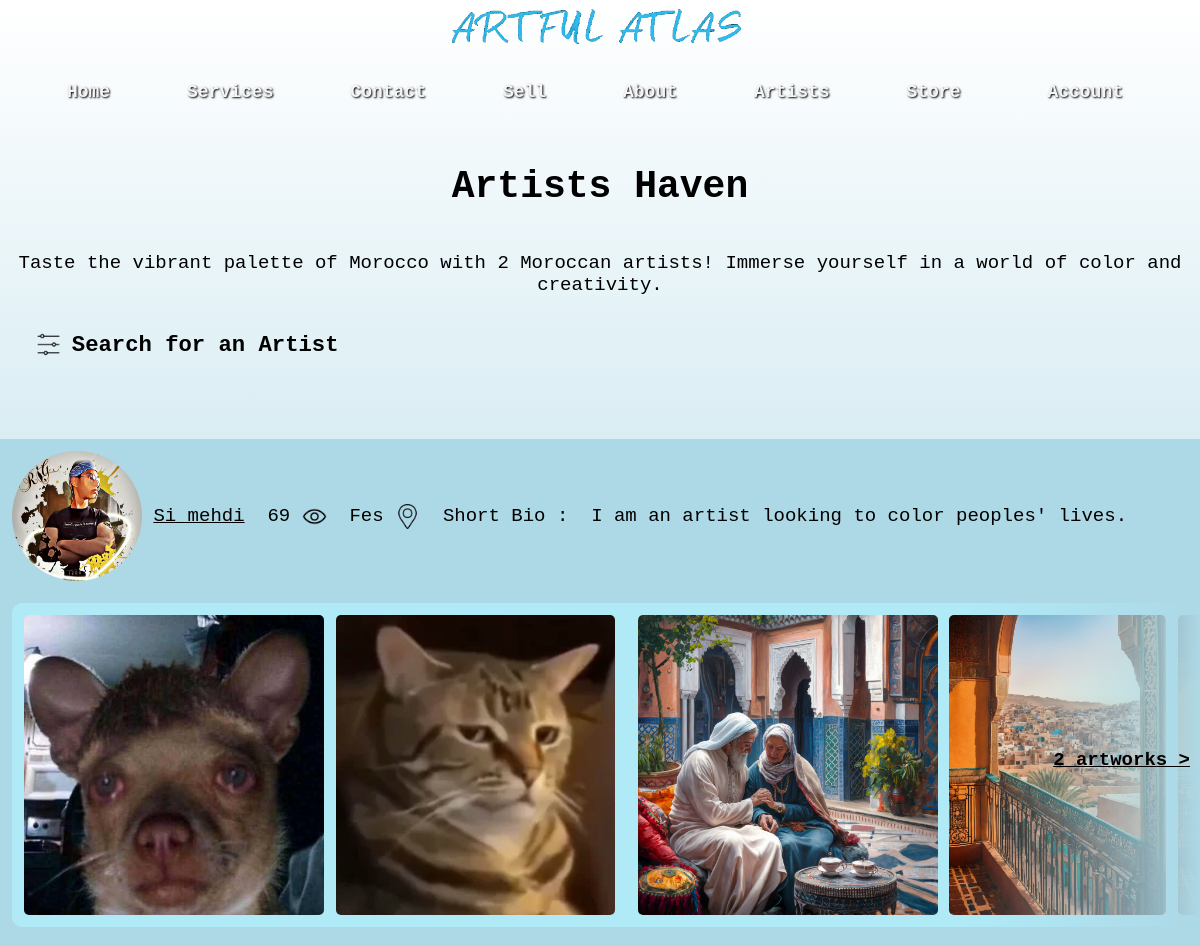
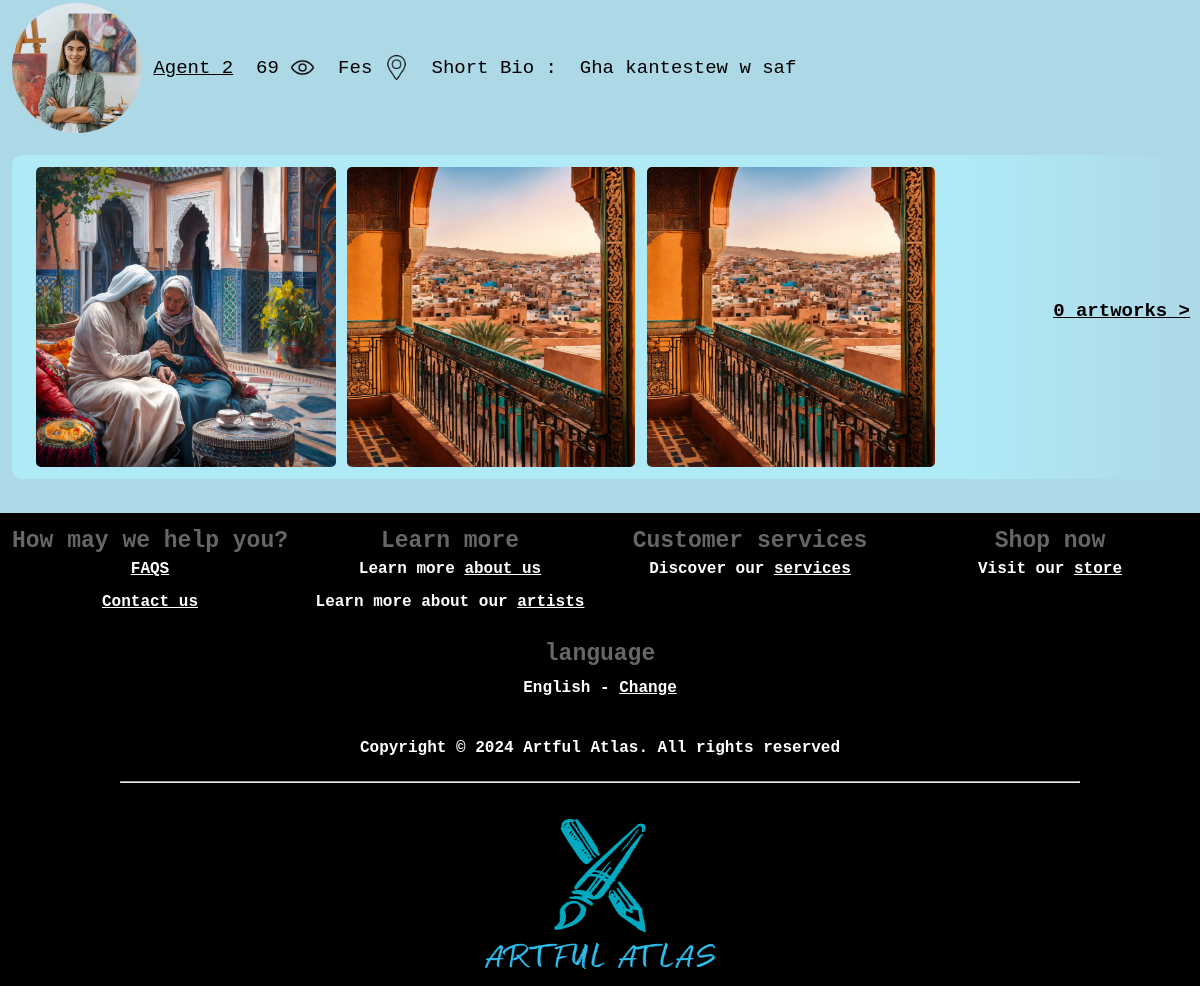
Screenshot of /artists/ with the database file from the repository (2 pictures, top to bottom).
### home/models.py (models this page shows, shortened)
class Artist(models.Model):
    aid = ShortUUIDField(unique = True, length = 10, max_length = 30, prefix="artist", alphabet = "abcdefgh123456")
    name = models.CharField(max_length = 200)
    image = models.ImageField(upload_to = user_directory_path, default="artist image")
    profileArtworkImage = models.ImageField(upload_to = user_directory_path, default ="artwork image to be shown in your profile")
    shortBio=models.TextField(max_length=50)
    description = models.TextField(max_length = 300, default = "With an unwavering passion for art, this dedicated enthusiasm aspires to illuminate and enrich the lives of others through the captivating power of creativity...")
    biography = models.TextField(max_length = 300, default ="Born in xxxx, at 'city', I was always eager to paint....")
    city = models.CharField(max_length=100, choices=CITY_CHOICES, default="City you live in")
    address = models.CharField(max_length = 200, default = "25 Jump Street ...", null = True, blank = True)
    chat_resp_time = models.CharField(null = True, blank = True, max_length = 200, default = "Not much!")
    phone = models.CharField(null = True, blank = True, max_length = 200, default = "06 11 22 33 44")
    shipping_time = models.CharField(null = True, blank = True, max_length = 200, default = "not much")
    authentic_rating = models.CharField(null = True, blank = True, max_length = 100, default ="Good")
    days_return = models.CharField(null = True, blank = True, max_length = 200, default ="100")
    warranty_period = models.CharField(max_length = 200)
    technique = models.ManyToManyField(Technique, blank=True)
    style = models.ManyToManyField(Style, blank=True)
    user = models.ForeignKey(User, on_delete = models.SET_NULL, null=True)
    class Meta:
        verbose_name_plural = "Artists"

class Product(models.Model):
    pid = ShortUUIDField(unique = True, length = 10, max_length = 30, prefix="product", alphabet = "abcdefgh123456")
    title = models.CharField(max_length = 200)
    image = models.ImageField(upload_to = user_directory_path)
    description = models.TextField(null = True, blank = True)
    price = models.DecimalField(max_digits=99999, decimal_places=2) # 99999,99
    specifications = models.TextField(null=True, blank = True)
    product_status = models.CharField(choices = STATUS, max_length=10,default = "In review")
    status =models.BooleanField(default = True)
    in_stock = models.BooleanField(default = True)
    featured = models.BooleanField(default = False)
    user = models.ForeignKey(User, on_delete = models.SET_NULL, null=True)
    artist = models.ForeignKey(Artist,on_delete=models.SET_NULL, null=True, related_name="product")
    technique = models.ManyToManyField(Technique, blank=True)
    style = models.ManyToManyField(Style, blank=True)
    sku = ShortUUIDField(unique = True, length = 4, max_length = 20, prefix="sku ", alphabet = "1234567890")
    date = models.DateTimeField(auto_now_add = True)
    updated = models.DateTimeField(null = True, blank = True)
    class Meta:
        verbose_name_plural = "Products"

### home/views.py (the view)
# urls.py: path("artists/", artist_list_view, name = "artists"),
def artist_list_view(request):
    artists = Artist.objects.all()
    context = {
        "artists": artists,
    }
    return render(request, "artists/artists.html",context)

### templates/artists/artists.html (shortened to what this page needs)
{% extends 'partials/base.html' %}
{% load static %}
{% block cssFilename %} /static/artistsstyle.css {% endblock cssFilename %}
{% block content %}
    <header class="center">
        <h1>Artists Haven</h1>
        <br>
        <br>
        <p>Taste the vibrant palette of Morocco with {{artists.count}} Moroccan artists! Immerse yourself in a world of color and creativity.</p>
    </header>
    <header id="filter">
        <h3 id="filter-header"> <img class="icons" src="{% static 'images/icons/filter.png' %}" alt=""> Search for an Artist </h3>
    </header>
    <header id="profiles">
        {% for a in artists %}
        <section class="profile-info">
            <img class="profile-pictures" src="{{ a.image.url }}" alt="Profile picture">
            <a href="{% url 'home:artist-details' a.aid %}">{{a.name}}</a>
            <p>69</p> &nbsp;
            <img class="icons" src="{% static 'images/icons/eye.png' %}" alt="Eye Icon">
            <p>{{a.city}}</p> &nbsp;
            <img class="icons" src="{% static 'images/icons/location.png' %}" alt="Location Icon">
            <p>Short Bio : &nbsp; </p>
            <p>{{a.shortBio}}</p>
        </section>
        <br>
        <section class="profile-artworks">
            {% for p in a.product.all %}
                {% if p.product_status == "published" %}
                <img class="artworks landscape" src="{{p.image.url}}" alt="">
                {% endif %}
            {% endfor %}
            <img class="artworks landscape" src="{% static 'images/paintings/elderly-riad.png' %}" alt="">
            <img class="artworks portrait" src="{% static 'images/paintings/city1.jpg' %}" alt="">
            <img class="artworks portrait" src="{% static 'images/paintings/city1.jpg' %}" alt="">
            <a href="#" class="artworks-link">{{ a.product.count }} artworks &gt;</a>
        </section>
        <br>
        {% endfor %}
    </header>
{% endblock content %}

### static/sharedstyle.css (style rules this page uses)
* { margin:0; padding:0; box-sizing:border-box; }
body { background-color:whitesmoke; background-attachment:fixed; background-size:cover; font-family:'Times New Roman', Times, serif; font-family:monospace; background-image:linear-gradient(to bottom, white, lightblue , white); }

### static/artistsstyle.css (style rules this page uses)
.center { text-align:center; margin-top:3%; }
#filter-header { transition:300ms; padding:1%; display:flex; gap:1%; }
#filter { padding: 2%; margin-bottom: 3%; }
#filter-header { margin-bottom: 10px; cursor: pointer; transition: color 0.3s ease; }
#profiles { background-color:lightblue; padding:1%; padding-right:0; }
.profile-info { display:flex; align-items:center; flex-wrap:wrap; }
.profile-pictures { border-radius:50%; width:130px; height:130px; }
.icons { width:25px; height:25px; }
.profile-info a { color:black; }
.profile-artworks { padding:1%; background-color:#b1f2ffb1; border-radius:10px; display:flex; gap:1%; overflow: hidden; position: relative; }
.profile-artworks::after { content: ''; position: absolute; top: 0; right: 0; width: 20%; height: 100%; background: linear-gradient(to right, rgba(255, 255, 255, 0), lightblue); }
.artworks-link { position: absolute; top: 45%; right: 10px; color: black; font-weight:600; z-index: 1; }
.artworks { height:300px; border-radius:5px; }

### rows the page displays
Artist: image (picture), name "Si mehdi", city "Fes", shortBio "I am an artist looking to color peoples' lives.", product.count "2"
Product: image (picture)
Product: image (picture)
Artist: image (picture), name "Agent 2", city "Fes", shortBio "Gha kantestew w saf", product.count "0"

### other values shown
{{ artists.count }} "2"
